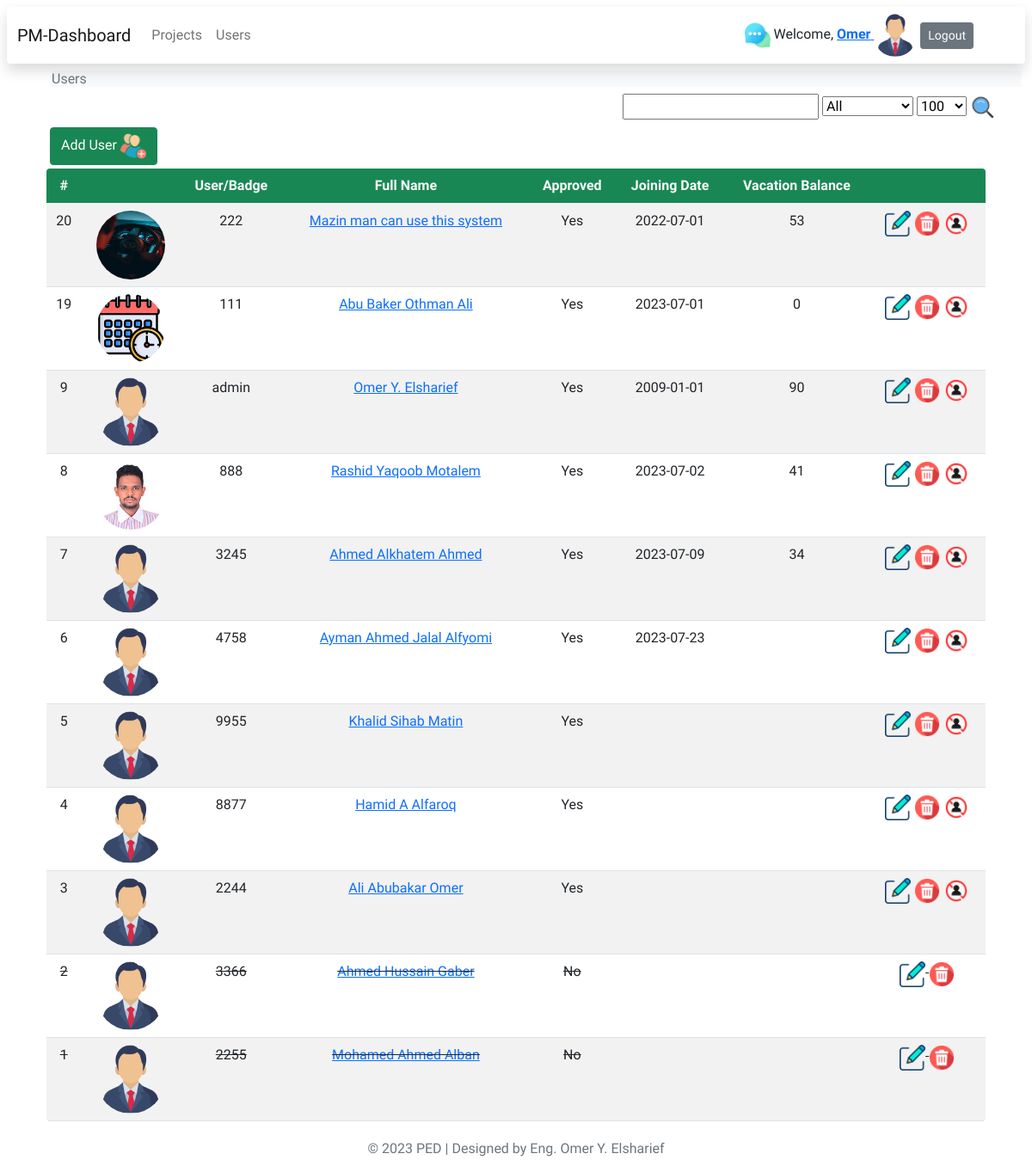
Screenshot of /users (signed in) with the database file from the repository.
### tables this page shows
CREATE TABLE IF NOT EXISTS `users` (
  `id` int UNSIGNED NOT NULL AUTO_INCREMENT,
  `user` varchar(250) DEFAULT NULL,
  `password` varchar(255) NOT NULL,
  `role` varchar(255) DEFAULT NULL,
  `name` varchar(255) NOT NULL,
  `image` varchar(255) DEFAULT NULL,
  `email` varchar(255) NOT NULL,
  `division` varchar(255) DEFAULT NULL,
  `emptype` varchar(255) DEFAULT NULL,
  `approved` varchar(255) DEFAULT '1',
  `nationality` varchar(255) DEFAULT NULL,
  `joiningdate` date DEFAULT NULL,
  `gradyear` date DEFAULT NULL,
  `vacbalance` varchar(255) DEFAULT NULL,
  `online` int NOT NULL DEFAULT '0',
  `cdate` datetime DEFAULT NULL,
  PRIMARY KEY (`id`),
  UNIQUE KEY `user` (`user`)
);

### controllers/users/users.php (called while the page is built)
<?php
$heading = "Users";
require 'views/users/users.view.php';

### index.php (called while the page is built, shortened)
<?php
$router = new router();
$uri = parse_url($_SERVER['REQUEST_URI'])['path'];
$routes = include 'routes.php';
$router->route($uri, $routes);

### db.class.php (called while the page is built, shortened)
<?php
class Db
{
    private $host;
    private $username;
    private $password;
    private $database;
    public $connection;
    public function __construct($host, $username, $password, $database)
    {
        $this->host = $host;
        $this->username = $username;
        $this->password = $password;
        $this->database = $database;
    }
    private function connect()
    {
        $this->connection = new mysqli($this->host, $this->username, $this->password, $this->database);
    }
    public function read($table, $condition = '', $params = array(), $limit = null, $offset = null, $orderby = null)
    {
        $sql = "SELECT * FROM $table";
        if (!empty($condition)) {
            $sql .= " WHERE $condition";
        }
        if (!empty($orderby)) {
            $sql .= " ORDER BY $orderby DESC";
        }
        if (!empty($limit)) {
            $sql .= " LIMIT $limit";
        }
        $statement = $this->connection->prepare($sql);
        if (!empty($params)) {
            $statement->bind_param(str_repeat("s", count($params)), ...$params);
        }
        $statement->execute();
        $result = $statement->get_result();
        $rows = array();
        while ($row = $result->fetch_assoc()) {
            $rows[] = $row;
        }
        return $rows;
    }
}

### auth.php (called while the page is built, shortened)
<?php
function authBtns($user, $author, $role)
{
    $isAuthorOrAdmin = ($user == $author || $role == "admin");
    return $isAuthorOrAdmin ? '' : 'disabled';
}
function isAdmin($role)
{
    return ($role == "admin") ?  true : false;
}

### views/users/users.view.php (the view, shortened to what this page needs)
<?php require("auth.php"); ?>
<?php $base = __DIR__ . '/../'; ?>
<?php require($base . 'partials/head.php');
?>
<?php require($base . 'partials/nav.php'); ?>
<?php require($base . 'partials/banner.php'); ?>
<?php $db = new Db('localhost', 'root', 'root', 'projectsms'); ?>
<?php require 'functions.php'; ?>
<?php
$limit = $_POST['limit'] ?? 100;
$search = $_POST['search']  ?? "";
$approved = $_POST['approved']  ?? "all";
$countusers = $db->read('users');
?>
<main class="container">
    <div>
        <div class="text-end">
            <form action="users" method="POST">
                <input type="text" id="search" name="search" title="Enter any part of the name" value="<?= $search ?>">
                <select name="approved">
                    <option value="all" <?= ($approved == '') ? "SELECTED" : "" ?>>All</option>
                </select>
                <select name="limit">
                    <option value="100" <?= ($limit == '100') ? "SELECTED" : "" ?>>100</option>
                </select>
                <button type="submit" name="searchbtn" class="removebtnstyle"><img src="/views/imgs/icons/search.png" class="icon"></button>
            </form>
        </div>
    </div>
    <div class="container mt-2">
        <div class="">
            <a class="btn btn-success mb-1 mx-1" href="usernew">Add User
                <img src="/views/imgs/icons/adduser.png" width="30" height="30">
            </a>
        </div>
        <table class="table table-striped rounded rounded-5 overflow-hidden text-center">
            <thead class="bg-success text-light">
                <tr>
                    <th>#</th>
                    <th></th>
                    <th>User/Badge</th>
                    <th>Full Name</th>
                    <th>Approved</th>
                    <th>Joining Date</th>
                    <th>Vacation Balance</th>
                    <th></th>
                </tr>
            </thead>
            <?php
            $where = "";
            $params = array();
            $users = $db->read('users', $where, $params, $limit, null, 'id');
            foreach ($users as $user) {
            ?>
                <?php $disable =  authBtns($_SESSION['uid'], $user['id'], $_SESSION['role']); ?>
                <?php $adminDisable =  isadmin($_SESSION['role']); ?>
                <?php if ($user['approved'] == "0") {
                    $class = "linethru";
                } else {
                    $class = "";
                } ?>
                <tr class="<?= $class ?>">
                    <td><?= $user['id']; ?></td>
                    <td>
                        <img src="<?= ($user['image'] ?? "views/imgs/guest.png") ?>" alt="<?= $user['name']; ?>" class="userimg scale2">
                    </td>
                    <td><?= $user['user']; ?></td>
                    <td><a href="userview?id=<?= $user['id']; ?>"><?= $user['name']; ?></a></td>
                    <td><?= $user['approved'] == '1' ? 'Yes' : 'No'; ?></td>
                    <td><?= $user['joiningdate']; ?></td>
                    <td><?= $user['vacbalance']; ?></td>
                    <td>
                        <a title="Edit" href="userupdate?id=<?= $user['id'] ?>" class="<?= $disable ?>"><img class="icon" src="views/imgs/icons/edit.png"></a>
                        <a title="Delete" onclick="return confirm('Are you sure you want to Delete?')" href="userdelete?id=<?= $user['id'] ?>" class="<?= (!$adminDisable) ? "disabled" : "";  ?> "><img class="icon" src="views/imgs/icons/delete.png"></a>
                        <?php if ($user['approved'] == 1) { ?>
                            <a title="Block" onclick="return confirm('Are you sure you want to Block <?= $user['name'] ?> ?')" href="userblock?id=<?= $user['id'] ?>" class="<?= (!$adminDisable) ? "disabled" : "";  ?> "><img class="icon" src="views/imgs/icons/banuser.png"></a>
                        <?php } ?>
                    </td>
                </tr>
            <?php } ?>
        </table>
    </div>
</main>
<?php require($base . 'partials/footer.php'); ?>

### router.class.php
<?php
class router
{
    public function route($uri, $routes)
    {
        if (array_key_exists($uri, $routes)) {
            require "$routes[$uri]";
        } else {
            require "404.php";
        }
    }
}

### views/partials/head.php (shortened to what this page needs)
<!doctype html>
<html lang="en">
    <head>
        <link href="https://cdn.jsdelivr.net/npm/bootstrap@5.0.2/dist/css/bootstrap.min.css" rel="stylesheet"
>
        <link rel="stylesheet" type="" href="views/css/style.css">
    </head>
    <body>

### views/partials/nav.php (shortened to what this page needs)
<nav class="navbar navbar-expand-sm navbar-light bg-white shadow mt-2 rounded me-2 ms-2">
    <div class="container-fluid">
        <a class="navbar-brand" href="dashboard">PM-Dashboard</a>
        <div class="collapse navbar-collapse" id="navbarSupportedContent">
            <ul class="navbar-nav me-auto mb-2 mb-lg-0">
                <li class="nav-item">
                    <a class="nav-link " aria-current="page" href="/">Projects</a>
                </li>
                <li class="nav-item">
                    <a class="nav-link " aria-current="page" href="users">Users</a>
                </li>
            </ul>
            <div class="me-5">
                <?php if (isset($_SESSION["uid"]) || time() > isset($_SESSION["timeout"])) {
                    $uid = $_SESSION["uid"] ?? "";
                    $name = $_SESSION["name"] ?? "";
                    $userimg = $_SESSION["image"] ?? null;
                    $firstname = explode(" ", $name)[0];
                }
                ?>
                <?php
                if (isset($_SESSION["loggedin"])) :
                ?>
                <div class="dropdown d-inline">
                    <img class="dropdown-toggle icon" type="button" id="dropdownMenuButton1" data-bs-toggle="dropdown"
                        aria-expanded="false" src="/views/imgs/icons/chat.png">
                </div>
                <?php endif; ?>
                Welcome,
                <span title="View Profile">
                    <?php if (isset($_SESSION["loggedin"])) {
                        $status = "";
                    } else {
                        $status = "disabled";
                    } ?>
                    <a href="userview?id=<?= $uid ?>" class="<?= $status ?>">
                        <?php echo "<b>" . (($firstname) ? $firstname : 'Guest') . "</b>"; ?>
                    </a>
                </span>
                <?php echo "<img class='sm-userimg' src='" . ($userimg ?? 'views/imgs/guest.png') . "'>"; ?>
                <?php if ($uid) { ?>
                <a href='logout' class='btn btn-sm btn-secondary'>Logout</a><br>
                <?php } ?>
            </div>
        </div>
    </div>
</nav>

### views/partials/banner.php
<header class="container-fluid">
    <div class="bg-light ms-5 mt-2">
        <h6 class="text-secondary"><?php echo  $heading; ?></h6>
    </div>
</header>

### views/partials/footer.php (shortened to what this page needs)
<footer class="footer">
    <div class="text-secondary text-center fs-6 mb-2">
        &copy;
        <?= $curryear = date('Y'); ?> PED | Designed by Eng. Omer Y. Elsharief
    </div>
</footer>
</body>
</html>

### views/css/style.css (style rules this page uses)
body { display:block !important; font-family: 'Kanit', sans-serif; }
.userimg { border-radius: 50%; width: 80px; height: 80px; }
.sm-userimg { border-radius: 50%; width: 50px; height: 50px; }
.icon { width: 30px; height: 30px; }
.footer { margin-top: 20px; }
.scale2 { transition: 1s; }
.removebtnstyle { background: none; border: none; padding: 0; margin: 0; cursor: pointer; }
.linethru { text-decoration: line-through; }

### rows the page displays
users: id "20", image (picture), user "222", name "Mazin man can use this system", approved "Yes", joiningdate "2022-07-01", vacbalance "53"
users: id "19", image (picture), user "111", name "Abu Baker Othman Ali", approved "Yes", joiningdate "2023-07-01", vacbalance "0"
users: id "9", user "admin", name "Omer Y. Elsharief", approved "Yes", joiningdate "2009-01-01", vacbalance "90"
users: id "8", image (picture), user "888", name "Rashid Yaqoob Motalem", approved "Yes", joiningdate "2023-07-02", vacbalance "41"
users: id "7", user "3245", name "Ahmed Alkhatem Ahmed", approved "Yes", joiningdate "2023-07-09", vacbalance "34"
users: id "6", user "4758", name "Ayman Ahmed Jalal Alfyomi", approved "Yes", joiningdate "2023-07-23"
users: id "5", user "9955", name "Khalid Sihab Matin", approved "Yes"
users: id "4", user "8877", name "Hamid A Alfaroq", approved "Yes"
users: id "3", user "2244", name "Ali Abubakar Omer", approved "Yes"
users: id "2", user "3366", name "Ahmed Hussain Gaber", approved "No"
users: id "1", user "2255", name "Mohamed Ahmed Alban", approved "No"

### other values shown
$firstname "Omer"
$heading "Users"
